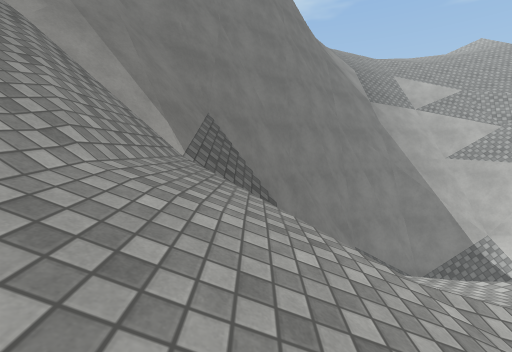
View 1 (above)

13 first-person views from a walk through a 3-D level made in the Unity game engine. The camera is 1.2 m above the floor, tilts 6° down and sees 90° across. The floor is counted in squares, 2 m on a side. Each view is taken from the middle of a square. On the plan, view 1 faces up. The plan holds only what a view shows up to about 9 squares ahead; the rest is blank. The place goes on beyond the plan. Surface patterns are stand-ins for the level's own textures.

View 2
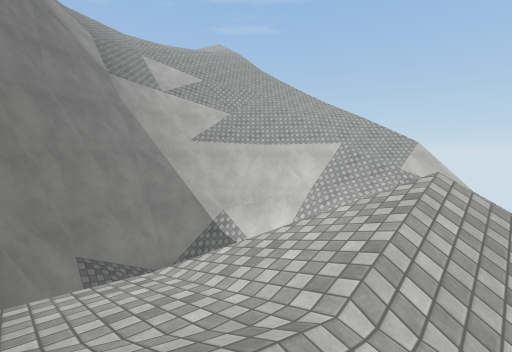

View 3
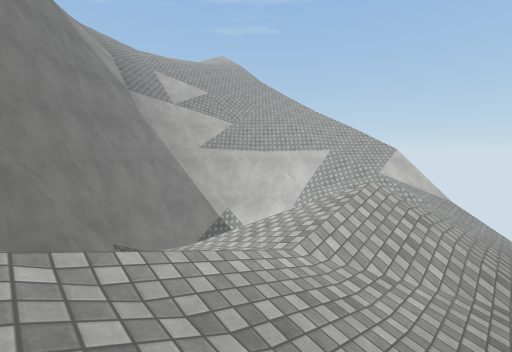

View 4
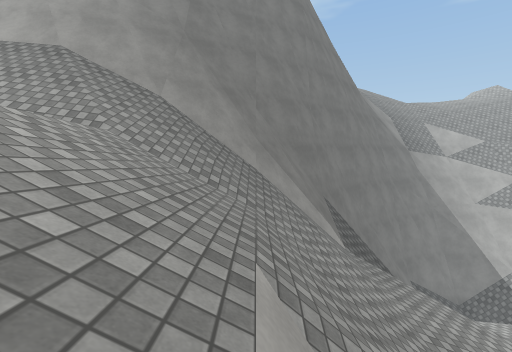

View 5
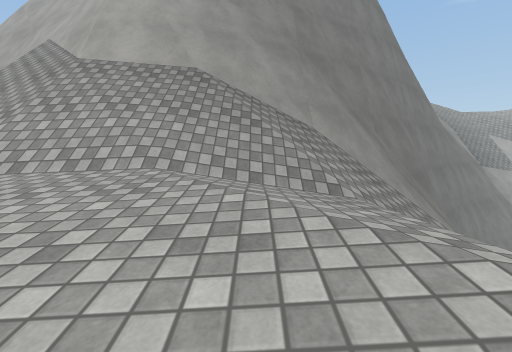

View 6
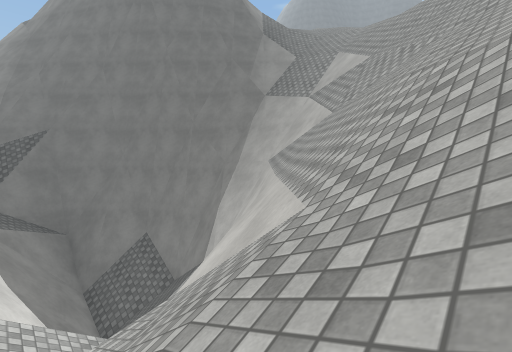

View 7
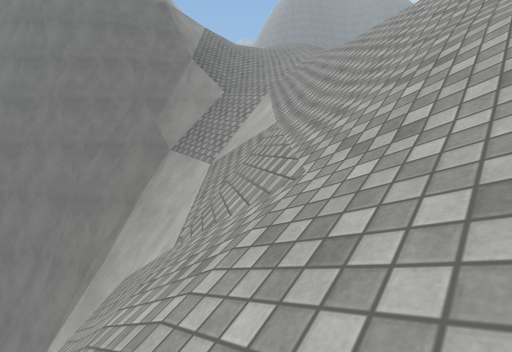

View 8
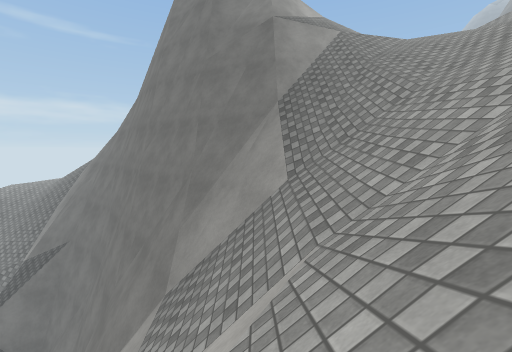

View 9
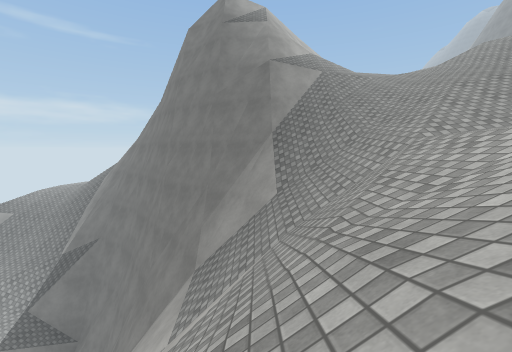

View 10
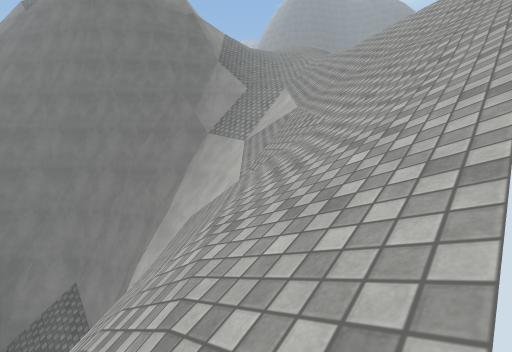

View 11
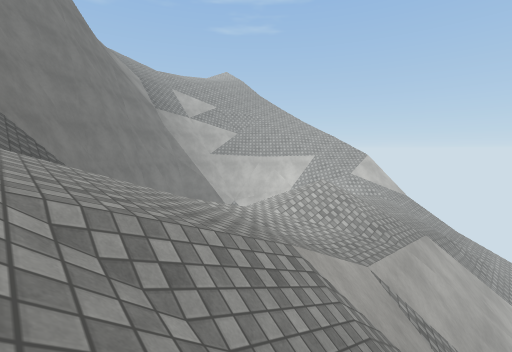

View 12
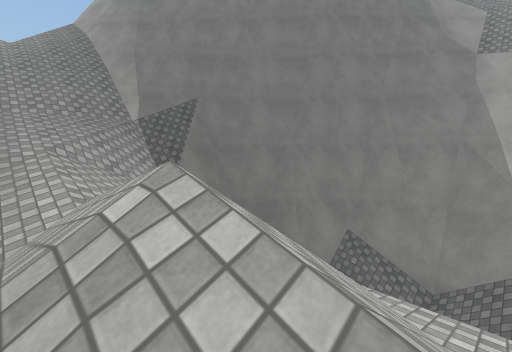

View 13
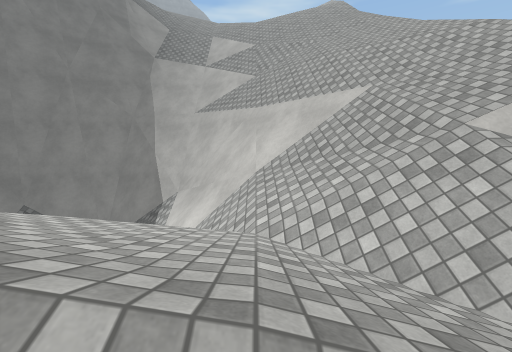

### Floor plan
Key: @ floor where view 1 was taken; # wall or solid block; . main floor; : floor 6.25 m higher than the main floor; - floor 9.75 m lower than the main floor; / step, stairs or slope; = window, fence, low wall or low ledge; v drop or lower ground.
Columns run from 15 left of view 1 to 13 right of it. Each row starts with its distance up from view 1.
 17                 ///////
 16                ////////:
 15                //////////
 14                #/v/////////
 13                vvvvv=///////
 12                vvvv#=/=#/////
 11               vvvvv#vvv//////
 10                vv   v###/////
  9  vv          vvv     #v//////
  8 vvv        vvv   #######/////
  7  vvvv     vvv #####////#v////
  6     #   vvv   #####////###///
  5     ##vvv   #####v###////////
  4     v/#########/#/vvv#//////
  3      //////////////////////=v
  2       //////////////// /////
  1        .../////////////// //-
  0         ../////@/////////  //
 -1          ////////vvvvvv///
 -2            // /    v####//

Positions as (right, up) in squares from view 1, and headings:
1: (0, 0), facing up
2: (2, 1), facing up-right
3: (1, 0), facing up-right
4: (-3, -2), facing up
5: (-6, -1), facing up
6: (12, 4), facing up-left
7: (12, 8), facing up-left
8: (9, 13), facing left
9: (11, 13), facing left
10: (13, 6), facing up-left
11: (-1, -2), facing up-right
12: (6, 1), facing up-left
13: (9, 1), facing up
